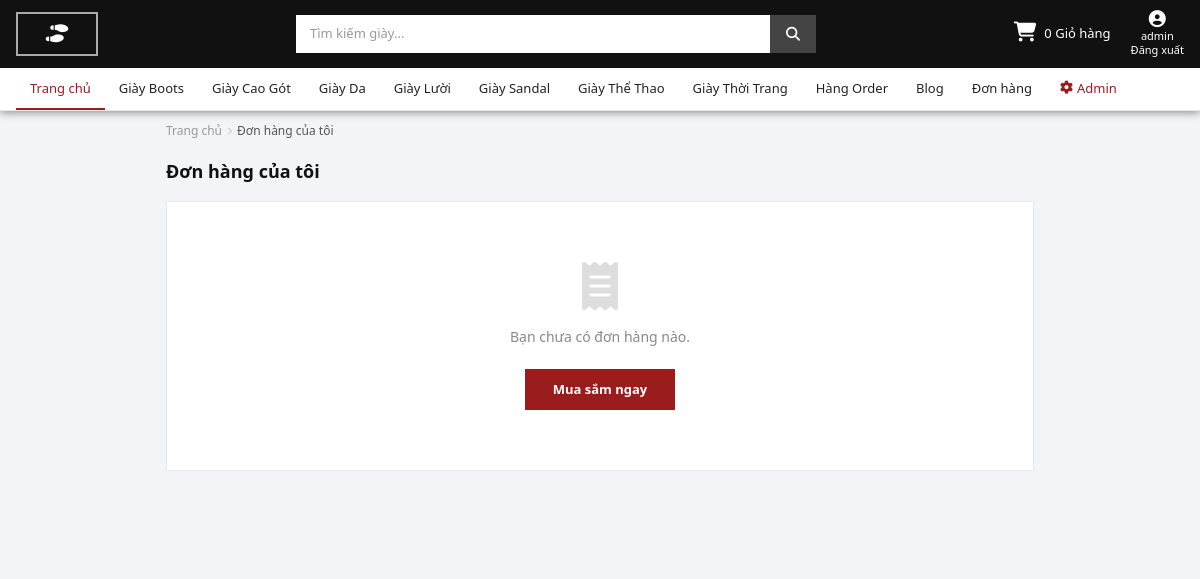
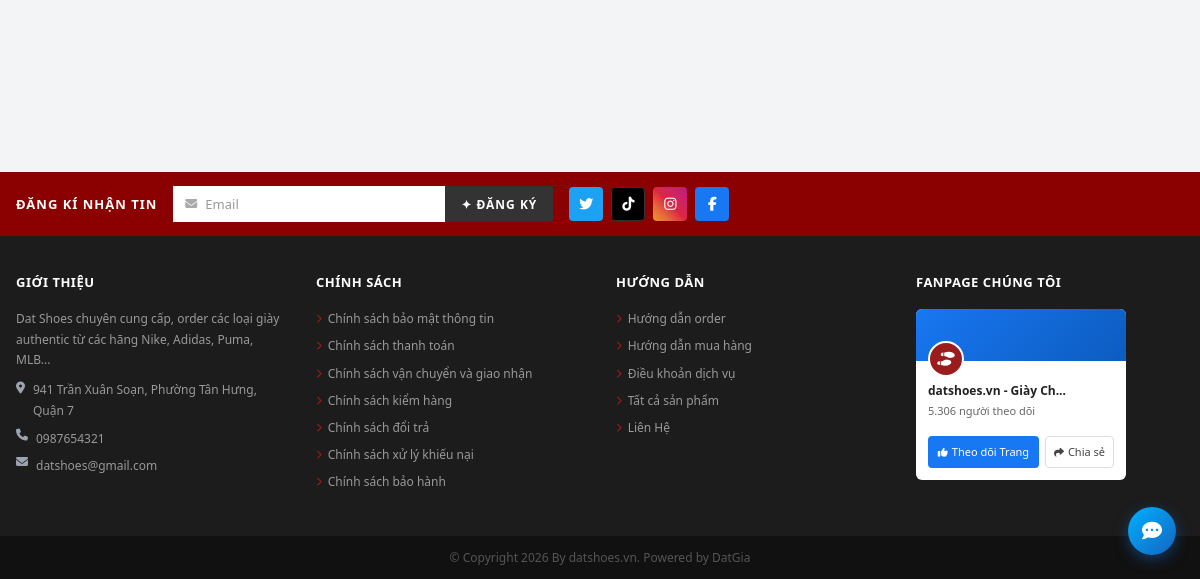
The app's page /cart/orders/ (signed in), older data (2 pictures, top to bottom).
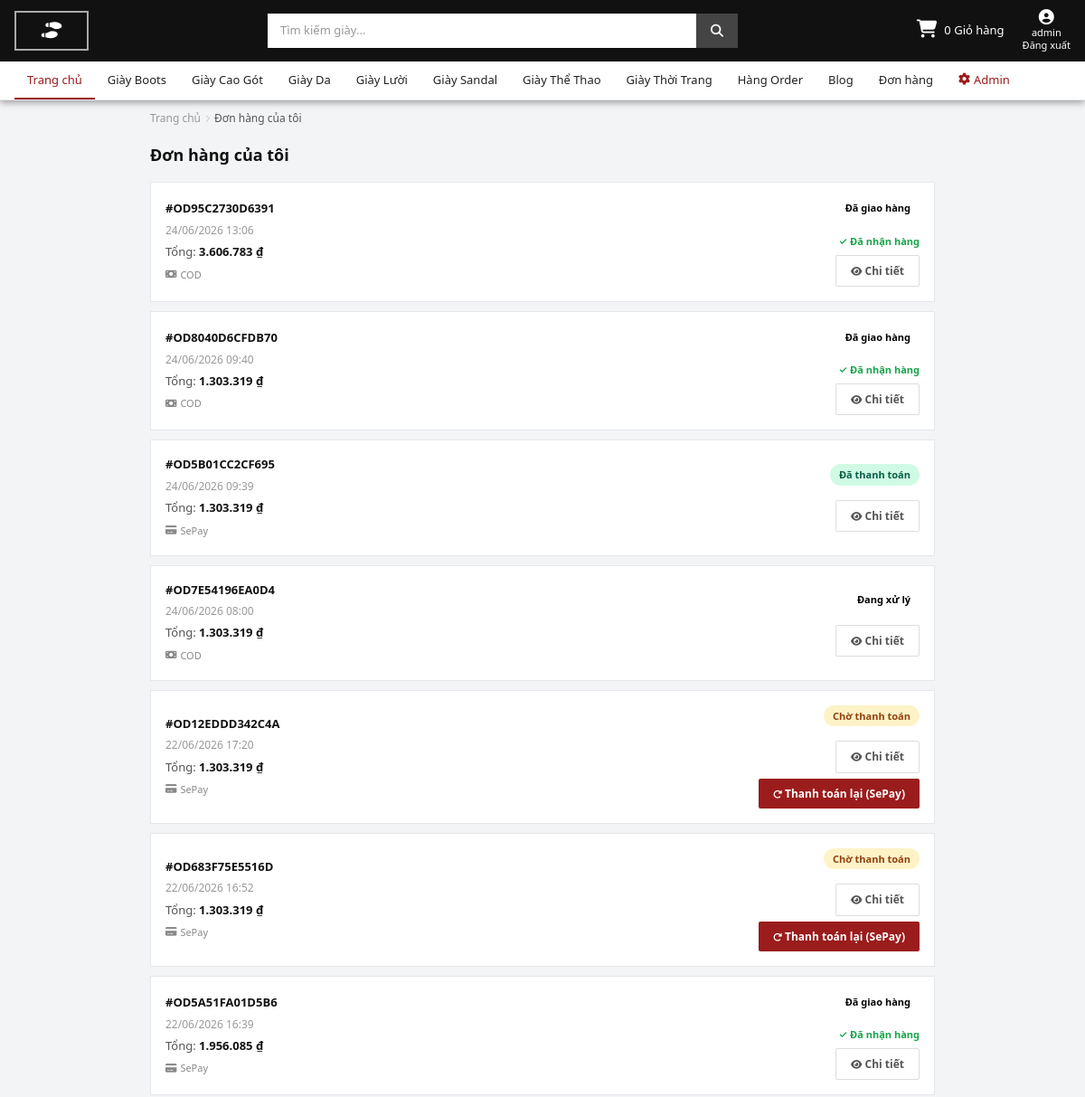
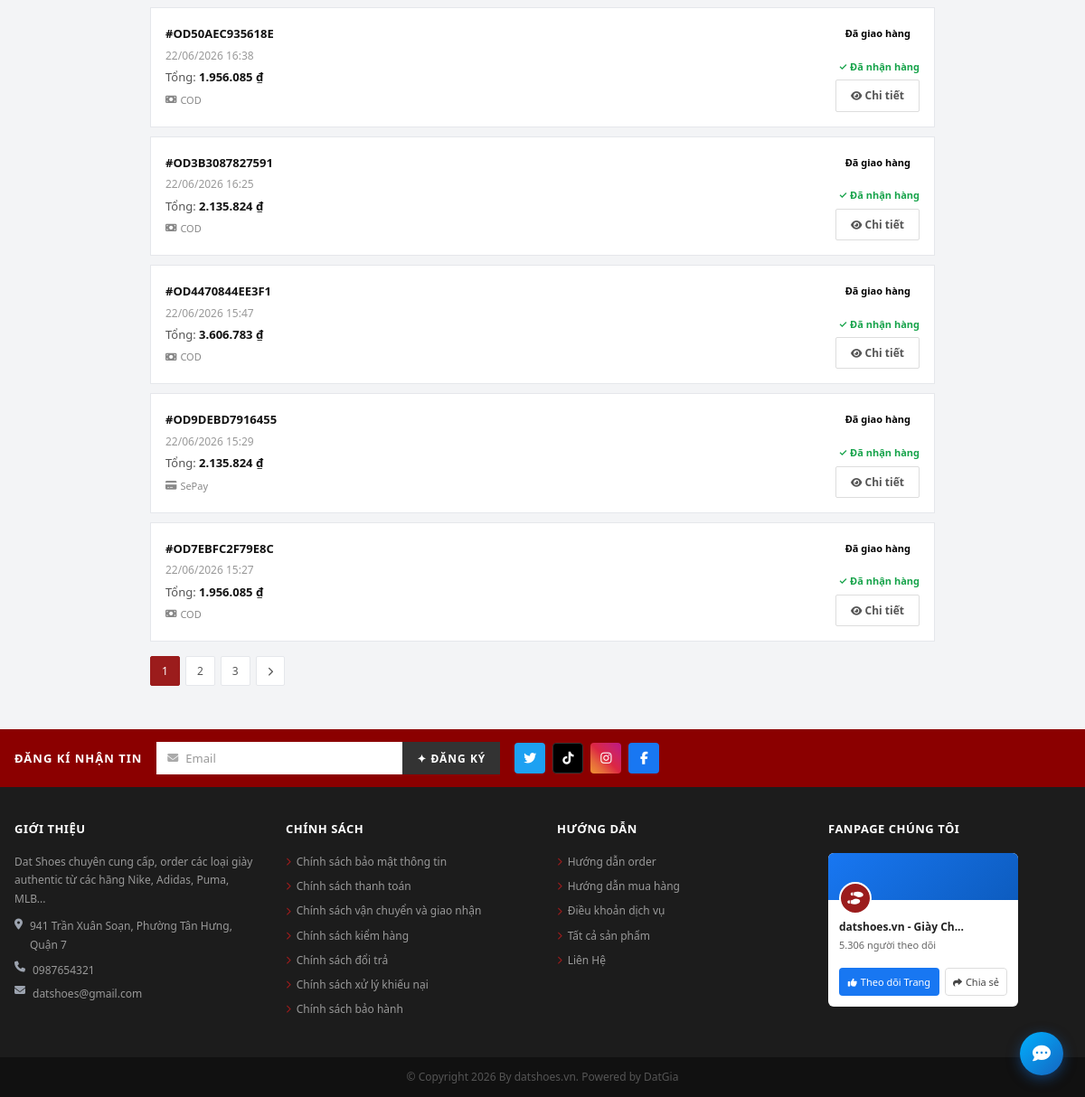
The same page, newer data (2 pictures, top to bottom).
### apps/products/models.py (models this page shows, shortened)
class Category(models.Model):
    name = models.CharField(max_length=100, unique=True,
                            verbose_name="Tên loại giày")
    slug = models.SlugField(max_length=120, unique=True, blank=True)
    description = models.TextField(blank=True, verbose_name="Mô tả")
    image = models.ImageField(upload_to='categories/', blank=True, null=True)
    is_active = models.BooleanField(default=True)
    class Meta:
        verbose_name = "Danh mục"
        verbose_name_plural = "Danh mục"

### apps/cart/models.py (models this page shows, shortened)
class Order(models.Model):
    class PaymentStatus(models.TextChoices):
        PENDING = 'pending', 'Chờ thanh toán'
        PAID    = 'paid',    'Đã thanh toán'
        FAILED  = 'failed',  'Thanh toán thất bại'
    class OrderStatus(models.TextChoices):
        NEW        = 'new',        'Mới tạo'
        PROCESSING = 'processing', 'Đang xử lý'
        SHIPPED    = 'shipped',    'Đang giao hàng'
        DELIVERED  = 'delivered',  'Đã giao hàng'
        CANCELLED  = 'cancelled',  'Đã hủy'
    class Status(models.TextChoices):
        PENDING     = 'pending',     'Chờ thanh toán'
        PAID        = 'paid',        'Đã thanh toán'
        PROCESSING  = 'processing',  'Đang xử lý'
        SHIPPED     = 'shipped',     'Đang giao hàng'
        DELIVERED   = 'delivered',   'Đã giao hàng'
        FAILED      = 'failed',      'Thanh toán thất bại'
        CANCELLED   = 'cancelled',   'Đã hủy'
    class PaymentMethod(models.TextChoices):
        MOMO  = 'momo',  'MoMo'
        SEPAY = 'sepay', 'SePay'
        COD   = 'cod',   'COD'
    user = models.ForeignKey(
        settings.AUTH_USER_MODEL,
        on_delete=models.SET_NULL,
        null=True, blank=True,
        related_name='orders',
    )
    code        = models.CharField(max_length=32, unique=True, blank=True)
    full_name   = models.CharField(max_length=120, blank=True)
    phone       = models.CharField(max_length=20, blank=True)
    email       = models.EmailField(blank=True)
    address     = models.CharField(max_length=255, blank=True)
    note        = models.TextField(blank=True)
    total_amount    = models.DecimalField(max_digits=12, decimal_places=0)
    discount_amount = models.DecimalField(max_digits=12, decimal_places=0, default=0, verbose_name='Số tiền giảm')
    voucher      = models.ForeignKey('Voucher', on_delete=models.SET_NULL, null=True, blank=True, related_name='orders')
    voucher_code = models.CharField(max_length=50, blank=True, verbose_name='Mã voucher (lưu lại)')
    payment_status = models.CharField(
        max_length=20,
        choices=PaymentStatus.choices,
        default=PaymentStatus.PENDING,
        verbose_name='Trạng thái thanh toán',
    )
    order_status = models.CharField(
        max_length=20,
        choices=OrderStatus.choices,
        default=OrderStatus.NEW,
        verbose_name='Trạng thái đơn hàng',
    )
    status = models.CharField(
        max_length=20,
        choices=Status.choices,
        default=Status.PENDING,
        verbose_name='Trạng thái (legacy)',
    )
    payment_method = models.CharField(max_length=20, choices=PaymentMethod.choices, default=PaymentMethod.MOMO)
    delivered_at       = models.DateTimeField(null=True, blank=True, verbose_name='Thời gian nhận hàng')
    delivery_confirmed = models.BooleanField(default=False, verbose_name='Đã xác nhận nhận hàng')
    momo_order_id        = models.CharField(max_length=100, blank=True, unique=True, null=True)
    momo_request_id      = models.CharField(max_length=100, blank=True, unique=True, null=True)
    momo_trans_id        = models.CharField(max_length=100, blank=True, null=True)
    momo_result_code     = models.IntegerField(blank=True, null=True)
    momo_message         = models.CharField(max_length=255, blank=True)
    momo_pay_url         = models.URLField(blank=True)
    momo_response_payload = models.TextField(blank=True)
    sepay_invoice_number = models.CharField(max_length=64, blank=True, verbose_name='SePay invoice number')
    sepay_transaction_id = models.CharField(max_length=100, blank=True, null=True, verbose_name='SePay transaction ID')
    sepay_pay_url        = models.URLField(blank=True, verbose_name='SePay checkout URL')
    sepay_status         = models.CharField(max_length=32, blank=True, verbose_name='SePay order status')
    sepay_ipn_payload    = models.TextField(blank=True, verbose_name='SePay IPN raw payload')
    created_at = models.DateTimeField(auto_now_add=True)
    updated_at = models.DateTimeField(auto_now=True)
    class Meta:
        ordering = ['-created_at']
        verbose_name = 'Đơn hàng'
        verbose_name_plural = 'Đơn hàng'

### apps/cart/views.py (the view)
# urls.py: path('orders/', views.orders_list, name='orders_list'),
def orders_list(request):
    qs = Order.objects.filter(user=request.user).order_by("-created_at")
    paginator = Paginator(qs, 12)
    page = request.GET.get("page")
    page_obj = paginator.get_page(page)
    return render(
        request,
        "orders/order_list.html",
        {"page_obj": page_obj, "paginator": paginator},
    )

### templates/orders/order_list.html (shortened to what this page needs)
{% extends 'base.html' %}
{% load static %}
{% load format_money %}
{% block content %}
<div class="ol-page">
<div class="ol-container">
  <nav class="ol-bc">
    <a href="{% url 'landing' %}">Trang chủ</a>
    <i class="fas fa-chevron-right"></i>
    <span style="color:#555;">Đơn hàng của tôi</span>
  </nav>
  <div class="ol-header">Đơn hàng của tôi</div>
  {% if page_obj.object_list %}
    {% for order in page_obj.object_list %}
    <div class="ol-card">
      <div>
        <div class="ol-code">#{{ order.code }}</div>
        <div class="ol-date">{{ order.created_at|date:"d/m/Y H:i" }}</div>
        <div class="ol-total">
          Tổng: <strong>{{ order.total_amount|vnd }}</strong>
        </div>
        <div class="ol-method">
          {% if order.payment_method == 'sepay' %}
            <i class="fas fa-credit-card"></i> SePay
          {% elif order.payment_method == 'momo' %}
            <i class="fas fa-wallet"></i> MoMo
          {% else %}
            <i class="fas fa-money-bill"></i> {{ order.get_payment_method_display }}
          {% endif %}
        </div>
      </div>
      <div class="ol-actions">
        <span class="ol-status {{ order.status }}">{{ order.get_status_display }}</span>
        {% if order.delivery_confirmed %}
        <span style="font-size:11px; color:#16a34a; font-weight:600;">✓ Đã nhận hàng</span>
        {% endif %}
        <a href="{% url 'cart:order_detail' order.code %}" class="btn-ol-detail">
          <i class="fas fa-eye" style="font-size:11px;"></i> Chi tiết
        </a>
        {% if order.status == 'pending' or order.status == 'failed' %}
        <form action="{% url 'cart:order_retry' order.code %}" method="post">
          <button type="submit" class="btn-ol-retry">
            <i class="fas fa-redo" style="font-size:10px;"></i>
            Thanh toán lại
            {% if order.payment_method == 'sepay' %}(SePay){% elif order.payment_method == 'momo' %}(MoMo){% endif %}
          </button>
        </form>
        {% endif %}
      </div>
    </div>
    {% endfor %}
    <div class="ol-pagination">
      {% for num in paginator.page_range %}
      <a href="?page={{ num }}" class="ol-page-btn {% if num == page_obj.number %}active{% endif %}">{{ num }}</a>
      {% endfor %}
      {% if page_obj.has_next %}
      <a href="?page={{ page_obj.next_page_number }}" class="ol-page-btn">
        <i class="fas fa-chevron-right" style="font-size:10px;"></i>
      </a>
      {% endif %}
    </div>
  {% else %}
  <div class="ol-empty">
    <div><i class="fas fa-receipt"></i></div>
    <p>Bạn chưa có đơn hàng nào.</p>
    <a href="{% url 'products:product_list' %}">Mua sắm ngay</a>
  </div>
  {% endif %}
</div>
</div>
{% endblock %}

### templates/base.html (shortened to what this page needs)
<!doctype html>
<html lang="vi">
<head>
	<link rel="stylesheet" href="https://cdnjs.cloudflare.com/ajax/libs/font-awesome/6.6.0/css/all.min.css" />
	{% load static %}
	<link rel="stylesheet" href="{% static 'css/main.css' %}" />
</head>
<body>
	<header class="site-header" style="position:sticky; top:0; z-index:100;">
		<div style="max-width:1200px; margin:0 auto; padding:10px 16px; display:flex; align-items:center; justify-content: space-between;gap:16px;">
			<a href="{% url 'landing' %}" class="logo-box" style="flex-shrink:0;">
				<span class="logo-icon"><i class="fas fa-shoe-prints"></i></span>
			</a>
			<div class="header-center" style="flex:1; display:flex; justify-content:center;">
				<form class="search-bar" method="get" action="{% url 'products:product_list' %}">
					<input type="text" name="q" placeholder="Tìm kiếm giày..." value="{{ request.GET.q }}"
						aria-label="Tìm kiếm sản phẩm" />
					<button type="submit" aria-label="Tìm kiếm"><i class="fas fa-search"></i></button>
				</form>
			</div>
			<div class="header-util" style="flex-shrink:0;">
				<a href="{% url 'cart:cart_detail' %}" class="cart-link">
					<div class="cart-icon">
						<i class="fas fa-shopping-cart"></i>
					</div>
					<span>{{ cart_count|default:0 }} Giỏ hàng</span>
				</a>
				{% if user.is_authenticated %}
				<a href="{% url 'accounts:logout' %}" class="util-link">
					<i class="fas fa-user-circle"></i>
					<span>{{ user.username|truncatechars:10 }}</span>
					<span>Đăng xuất</span>
				</a>
				{% else %}
				<a href="{% url 'accounts:login' %}" class="util-link">
					<i class="fas fa-user"></i>
					<span>Đăng nhập</span>
					<span>Đăng ký</span>
				</a>
				{% endif %}
			</div>
		</div>
		<nav class="site-nav">
			<div style="max-width:1200px; margin:0 auto; padding:0 16px;">
				<ul class="nav-list" id="mainNavList">
					<li class="active">
						<a href="{% url 'landing' %}">Trang chủ</a>
					</li>
					{% for category in categories %}
					<li>
						<a href="{% url 'products:category_detail' category.slug %}">
							{{ category.name }}
						</a>
					</li>
					{% endfor %}
					<li><a href="#">Hàng Order</a></li>
					<li><a href="#">Blog</a></li>
					{% if user.is_authenticated %}
					<li><a href="{% url 'cart:orders_list' %}">Đơn hàng</a></li>
					{% endif %}
					{% if user.is_staff %}
					<li>
						<a href="{% url 'admin:index' %}" style="color: var(--dee-red);">
							<i class="fas fa-cog"></i> Admin
						</a>
					</li>
					{% endif %}
				</ul>
			</div>
		</nav>
	</header>
	<main>
		{% block content %}{% endblock %}
	</main>
	<footer>
		<div class="footer-newsletter">
			<div class="newsletter-inner">
				<span class="newsletter-title">ĐĂNG KÍ NHẬN TIN</span>
				<form class="newsletter-form">
					<div class="email-wrap">
						<i class="fas fa-envelope"></i>
						<input type="email" placeholder="Email" aria-label="Email đăng ký nhận tin" />
					</div>
					<button type="submit">✦ ĐĂNG KÝ</button>
				</form>
				<div class="social-icons">
					<a href="#" class="social-icon social-twitter" aria-label="Twitter">
						<i class="fab fa-twitter"></i>
					</a>
					<a href="#" class="social-icon social-tiktok" aria-label="TikTok">
						<i class="fab fa-tiktok"></i>
					</a>
					<a href="#" class="social-icon social-ig" aria-label="Instagram">
						<i class="fab fa-instagram"></i>
					</a>
					<a href="#" class="social-icon social-fb" aria-label="Facebook">
						<i class="fab fa-facebook-f"></i>
					</a>
				</div>
			</div>
		</div>
		<div class="footer-main">
			<div class="footer-grid">
				<div class="footer-col">
					<h5 class="footer-col-title">GIỚI THIỆU</h5>
					<p>Dat Shoes chuyên cung cấp, order các loại giày authentic từ các hãng Nike, Adidas, Puma, MLB...
					</p>
					<address>
						<div style="display:flex; gap:8px; margin-top:10px;">
							<i class="fas fa-map-marker-alt" style="color:#9ca3af; margin-top:2px; flex-shrink:0;"></i>
							<span>941 Trần Xuân Soạn, Phường Tân Hưng, Quận 7</span>
						</div>
						<div style="display:flex; gap:8px; margin-top:8px;">
							<i class="fas fa-phone" style="color:#9ca3af; flex-shrink:0;"></i>
							<span>0987654321</span>
						</div>
						<div style="display:flex; gap:8px; margin-top:6px;">
							<i class="fas fa-envelope" style="color:#9ca3af; flex-shrink:0;"></i>
							<span>datshoes@gmail.com</span>
						</div>
					</address>
				</div>
				<div class="footer-col">
					<h5 class="footer-col-title">CHÍNH SÁCH</h5>
					<ul class="footer-col-links">
						<li><a href="#"><i class="fas fa-chevron-right"></i>Chính sách bảo mật thông tin</a></li>
						<li><a href="#"><i class="fas fa-chevron-right"></i>Chính sách thanh toán</a></li>
						<li><a href="#"><i class="fas fa-chevron-right"></i>Chính sách vận chuyển và giao nhận</a></li>
						<li><a href="#"><i class="fas fa-chevron-right"></i>Chính sách kiểm hàng</a></li>
						<li><a href="#"><i class="fas fa-chevron-right"></i>Chính sách đổi trả</a></li>
						<li><a href="#"><i class="fas fa-chevron-right"></i>Chính sách xử lý khiếu nại</a></li>
						<li><a href="#"><i class="fas fa-chevron-right"></i>Chính sách bảo hành</a></li>
					</ul>
				</div>
				<div class="footer-col">
					<h5 class="footer-col-title">HƯỚNG DẪN</h5>
					<ul class="footer-col-links">
						<li><a href="#"><i class="fas fa-chevron-right"></i>Hướng dẫn order</a></li>
						<li><a href="#"><i class="fas fa-chevron-right"></i>Hướng dẫn mua hàng</a></li>
						<li><a href="#"><i class="fas fa-chevron-right"></i>Điều khoản dịch vụ</a></li>
						<li><a href="{% url 'products:product_list' %}"><i class="fas fa-chevron-right"></i>Tất cả sản
								phẩm</a></li>
						<li><a href="#"><i class="fas fa-chevron-right"></i>Liên Hệ</a></li>
					</ul>
				</div>
				<div class="footer-col">
					<h5 class="footer-col-title">FANPAGE CHÚNG TÔI</h5>
					<div class="fanpage-widget">
						<div class="fanpage-cover">
							<div class="fanpage-avatar">
								<i class="fas fa-shoe-prints"></i>
							</div>
						</div>
						<div class="fanpage-info">
							<div class="fanpage-name">datshoes.vn - Giày Ch...</div>
							<div class="fanpage-followers">5.306 người theo dõi</div>
						</div>
						<div class="fanpage-actions">
							<button class="btn-follow">
								<i class="fas fa-thumbs-up" style="font-size:10px;"></i> Theo dõi Trang
							</button>
							<button class="btn-share">
								<i class="fas fa-share" style="font-size:10px;"></i> Chia sẻ
							</button>
						</div>
					</div>
				</div>
			</div>
		</div>
		<div class="footer-copyright">
			<p>© Copyright 2026 By datshoes.vn. Powered by DatGia</p>
		</div>
	</footer>
	<div class="float-chat">
		<button aria-label="Chat với chúng tôi" title="Chat ngay">
			<i class="fas fa-comment-dots"></i>
		</button>
	</div>
</body>
</html>

Row changes from the older to the newer data that the page shows:
added Order: code "OD95C2730D6391", created_at "24/06/2026 13:06", total_amount|vnd "3.606.783 ₫", payment_method "COD", status "Đã giao hàng", delivery_confirmed "✓ Đã nhận hàng"
added Order: code "OD8040D6CFDB70", created_at "24/06/2026 09:40", total_amount|vnd "1.303.319 ₫", payment_method "COD", status "Đã giao hàng", delivery_confirmed "✓ Đã nhận hàng"
added Order: code "OD5B01CC2CF695", created_at "24/06/2026 09:39", total_amount|vnd "1.303.319 ₫", payment_method "sepay" (drawn), status "Đã thanh toán"
added Order: code "OD7E54196EA0D4", created_at "24/06/2026 08:00", total_amount|vnd "1.303.319 ₫", payment_method "COD", status "Đang xử lý"
added Order: code "OD12EDDD342C4A", created_at "22/06/2026 17:20", total_amount|vnd "1.303.319 ₫", payment_method "sepay" (drawn), status "Chờ thanh toán", shows "Thanh toán lại"
added Order: code "OD683F75E5516D", created_at "22/06/2026 16:52", total_amount|vnd "1.303.319 ₫", payment_method "sepay" (drawn), status "Chờ thanh toán", shows "Thanh toán lại"
added Order: code "OD5A51FA01D5B6", created_at "22/06/2026 16:39", total_amount|vnd "1.956.085 ₫", payment_method "sepay" (drawn), status "Đã giao hàng", delivery_confirmed "✓ Đã nhận hàng"
added Order: code "OD50AEC935618E", created_at "22/06/2026 16:38", total_amount|vnd "1.956.085 ₫", payment_method "COD", status "Đã giao hàng", delivery_confirmed "✓ Đã nhận hàng"
added Order: code "OD3B3087827591", created_at "22/06/2026 16:25", total_amount|vnd "2.135.824 ₫", payment_method "COD", status "Đã giao hàng", delivery_confirmed "✓ Đã nhận hàng"
added Order: code "OD4470844EE3F1", created_at "22/06/2026 15:47", total_amount|vnd "3.606.783 ₫", payment_method "COD", status "Đã giao hàng", delivery_confirmed "✓ Đã nhận hàng"
added Order: code "OD9DEBD7916455", created_at "22/06/2026 15:29", total_amount|vnd "2.135.824 ₫", payment_method "sepay" (drawn), status "Đã giao hàng", delivery_confirmed "✓ Đã nhận hàng"
added Order: code "OD7EBFC2F79E8C", created_at "22/06/2026 15:27", total_amount|vnd "1.956.085 ₫", payment_method "COD", status "Đã giao hàng", delivery_confirmed "✓ Đã nhận hàng"
Text that changed along with them:
new list line: "1"
new list line: "2"
new list line: "3"
text no longer shown: "Bạn chưa có đơn hàng nào. Mua sắm ngay"
